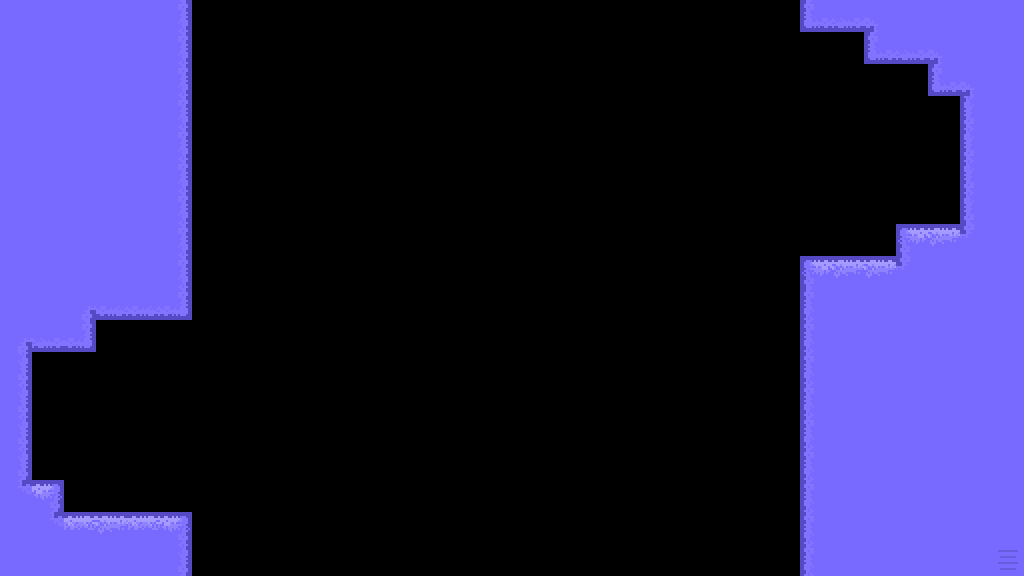

Tiled map render using the project's own tile images. Description and the whole map definition, tile-layer contents included, below:
An orthogonal 32x18 tile map with 32x32 px tiles, 2 tile layers (Tile Layer 1, Tile Layer 2) and 2 objects.

<map version="1.10" tiledversion="1.10.2" orientation="orthogonal" renderorder="right-down" width="32" height="18" tilewidth="32" tileheight="32" infinite="0" nextlayerid="4" nextobjectid="9">
 <editorsettings>
  <export target="level7.js" format="js" />
 </editorsettings>
 <tileset firstgid="1" source="Neptune.tsx" />
 <layer id="1" name="Tile Layer 1" width="32" height="18">
  <data encoding="csv">
0,0,0,0,0,19,0,0,0,0,0,0,0,0,0,0,0,0,0,0,0,0,0,0,0,19,19,19,0,0,0,0,
0,0,0,0,0,19,0,0,0,0,0,0,0,0,0,0,0,0,0,0,0,0,0,0,0,0,0,19,19,19,0,0,
0,0,0,0,0,19,0,0,0,0,0,0,0,0,0,0,0,0,0,0,0,0,0,0,0,0,0,0,0,19,19,0,
0,0,0,0,0,19,0,0,0,0,0,0,0,0,0,0,0,0,0,0,0,0,0,0,0,0,0,0,0,0,19,0,
0,0,0,0,0,19,0,0,0,0,0,0,0,0,0,0,0,0,0,0,0,0,0,0,0,0,0,0,0,0,19,19,
0,0,0,0,0,19,0,0,0,0,0,0,0,0,0,0,0,0,0,0,0,0,0,0,0,0,0,0,0,0,19,19,
0,0,0,0,0,19,0,0,0,0,0,0,0,0,0,0,0,0,0,0,0,0,0,0,0,0,0,0,0,0,19,0,
0,0,0,0,0,19,0,0,0,0,0,0,0,0,0,0,0,0,0,0,0,0,0,0,0,0,0,0,19,19,19,0,
0,0,0,0,0,19,0,0,0,0,0,0,0,0,0,0,0,0,0,0,0,0,0,0,0,19,19,19,19,0,0,0,
0,0,19,19,19,19,0,0,0,0,0,0,0,0,0,0,0,0,0,0,0,0,0,0,0,19,0,0,0,0,0,0,
19,19,19,0,0,0,0,0,0,0,0,0,0,0,0,0,0,0,0,0,0,0,0,0,0,19,0,0,0,0,0,0,
19,0,0,0,0,0,0,0,0,0,0,0,0,0,0,0,0,0,0,0,0,0,0,0,0,19,0,0,0,0,0,0,
19,0,0,0,0,0,0,0,0,0,0,0,0,0,0,0,0,0,0,0,0,0,0,0,0,19,0,0,0,0,0,0,
19,0,0,0,0,0,0,0,0,0,0,0,0,0,0,0,0,0,0,0,0,0,0,0,0,19,0,0,0,0,0,0,
19,0,0,0,0,0,0,0,0,0,0,0,0,0,0,0,0,0,0,0,0,0,0,0,0,19,0,0,0,0,0,0,
19,19,0,0,0,0,0,0,0,0,0,0,0,0,0,0,0,0,0,0,0,0,0,0,0,19,0,0,0,0,0,0,
0,19,19,19,19,19,0,0,0,0,0,0,0,0,0,0,0,0,0,0,0,0,0,0,0,19,0,0,0,0,0,0,
0,0,0,0,0,19,0,0,0,0,0,0,0,0,0,0,0,0,0,0,0,0,0,0,0,19,0,0,0,0,0,0
</data>
 </layer>
 <layer id="3" name="Tile Layer 2" width="32" height="18">
  <data encoding="csv">
19,19,19,19,19,20,0,0,0,0,0,0,0,0,0,0,0,0,0,0,0,0,0,0,0,25,26,15,19,19,19,19,
19,19,19,19,19,20,0,0,0,0,0,0,0,0,0,0,0,0,0,0,0,0,0,0,0,0,0,25,26,15,19,19,
19,19,19,19,19,20,0,0,0,0,0,0,0,0,0,0,0,0,0,0,0,0,0,0,0,0,0,0,0,25,15,19,
19,19,19,19,19,20,0,0,0,0,0,0,0,0,0,0,0,0,0,0,0,0,0,0,0,0,0,0,0,0,9,19,
19,19,19,19,19,20,0,0,0,0,0,0,0,0,0,0,0,0,0,0,0,0,0,0,0,0,0,0,0,0,9,19,
19,19,19,19,19,20,0,0,0,0,0,0,0,0,0,0,0,0,0,0,0,0,0,0,0,0,0,0,0,0,9,19,
19,19,19,19,19,20,0,0,0,0,0,0,0,0,0,0,0,0,0,0,0,0,0,0,0,0,0,0,0,0,9,19,
19,19,19,19,19,20,0,0,0,0,0,0,0,0,0,0,0,0,0,0,0,0,0,0,0,0,0,0,1,2,23,19,
19,19,19,19,19,20,0,0,0,0,0,0,0,0,0,0,0,0,0,0,0,0,0,0,0,1,2,2,23,19,19,19,
19,19,14,27,27,28,0,0,0,0,0,0,0,0,0,0,0,0,0,0,0,0,0,0,0,17,19,19,19,19,19,19,
14,26,28,0,0,0,0,0,0,0,0,0,0,0,0,0,0,0,0,0,0,0,0,0,0,17,19,19,19,19,19,19,
12,0,0,0,0,0,0,0,0,0,0,0,0,0,0,0,0,0,0,0,0,0,0,0,0,17,19,19,19,19,19,19,
12,0,0,0,0,0,0,0,0,0,0,0,0,0,0,0,0,0,0,0,0,0,0,0,0,17,19,19,19,19,19,19,
12,0,0,0,0,0,0,0,0,0,0,0,0,0,0,0,0,0,0,0,0,0,0,0,0,17,19,19,19,19,19,19,
12,0,0,0,0,0,0,0,0,0,0,0,0,0,0,0,0,0,0,0,0,0,0,0,0,17,19,19,19,19,19,19,
22,4,0,0,0,0,0,0,0,0,0,0,0,0,0,0,0,0,0,0,0,0,0,0,0,17,19,19,19,19,19,19,
19,22,3,2,3,4,0,0,0,0,0,0,0,0,0,0,0,0,0,0,0,0,0,0,0,17,19,19,19,19,19,19,
19,19,19,19,19,12,0,0,0,0,0,0,0,0,0,0,0,0,0,0,0,0,0,0,0,17,19,19,19,19,19,11
</data>
 </layer>
 <objectgroup id="2" name="Object Layer 1" visible="0">
  <object id="5" x="96" y="480" />
  <object id="6" x="896" y="160" />
 </objectgroup>
</map>
